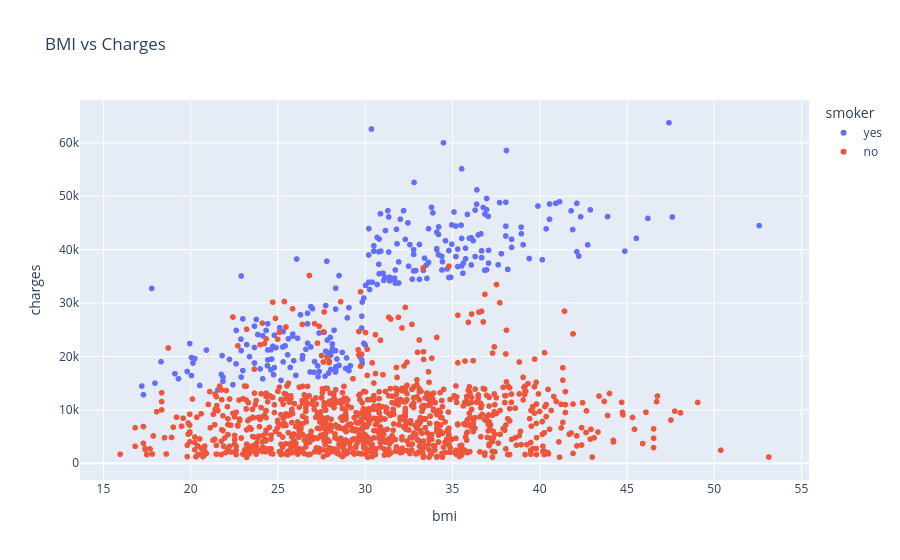

This figure's notebook cell:
### Markdown cell above
### BMI and Charges

### Code cell
fig = px.scatter(medical, x="bmi", y="charges", color="smoker", hover_data=["age", "sex"], title="BMI vs Charges")
fig.show()

### Figure 1 — Plotly figure (JSON) as saved in the notebook; plotly's stock layout.template omitted (floating-point values rounded to 4 significant figures; data arrays with more than 128 entries replaced by an {"elided": "..."} marker saying what was removed)
{"data": [{"customdata": {"elided": "274x2 mixed values"}, "hovertemplate": "smoker=yes<br>bmi=%{x}<br>charges=%{y}<br>age=%{customdata[0]}<br>sex=%{customdata[1]}<extra></extra>", "legendgroup": "yes", "marker": {"color": "#636efa", "symbol": "circle"}, "mode": "markers", "name": "yes", "showlegend": true, "type": "scattergl", "x": {"elided": "274 float values"}, "xaxis": "x", "y": {"elided": "274 float values"}, "yaxis": "y"}, {"customdata": {"elided": "1064x2 mixed values"}, "hovertemplate": "smoker=no<br>bmi=%{x}<br>charges=%{y}<br>age=%{customdata[0]}<br>sex=%{customdata[1]}<extra></extra>", "legendgroup": "no", "marker": {"color": "#EF553B", "symbol": "circle"}, "mode": "markers", "name": "no", "showlegend": true, "type": "scattergl", "x": {"elided": "1064 float values"}, "xaxis": "x", "y": {"elided": "1064 float values"}, "yaxis": "y"}], "layout": {"autosize": true, "legend": {"title": {"text": "smoker"}, "tracegroupgap": 0}, "title": {"text": "BMI vs Charges"}, "xaxis": {"anchor": "y", "autorange": true, "domain": [0, 1], "range": [13.57, 55.52], "title": {"text": "bmi"}, "type": "linear"}, "yaxis": {"anchor": "x", "autorange": true, "domain": [0, 1], "range": [-4048.0, 68940.0], "title": {"text": "charges"}, "type": "linear"}}}
